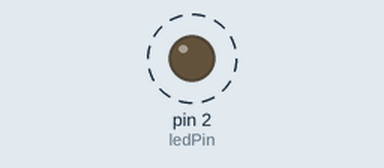
Recording of a sketch running on a simulated Arduino Uno, built with avr-gcc and run on an emulated ATmega328P. Shown: output pins drawn as LEDs (lit = HIGH). Dashed ring = blinking.

Above: at 0.2 s.
Timing chart, 0 to 3.0 s (numbered marks = the images above):
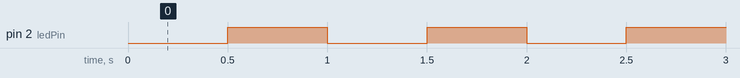

The sketch:

ex02_blink_1hz.ino
```cpp
const int ledPin = 2;

unsigned long previousMillis = 0;
const long interval = 500;
bool ledState = LOW;

void setup() {
  pinMode(ledPin, OUTPUT);
  Serial.begin(115200);
}

void loop() {
  unsigned long currentMillis = millis();
  if (currentMillis - previousMillis >= interval) {
    previousMillis = currentMillis;
    ledState = !ledState;
    digitalWrite(ledPin, ledState);
  }
}
```

Measured:
- by itself, pin 2 (ledPin): alternates HIGH for 0.50 s and LOW for 0.50 s
